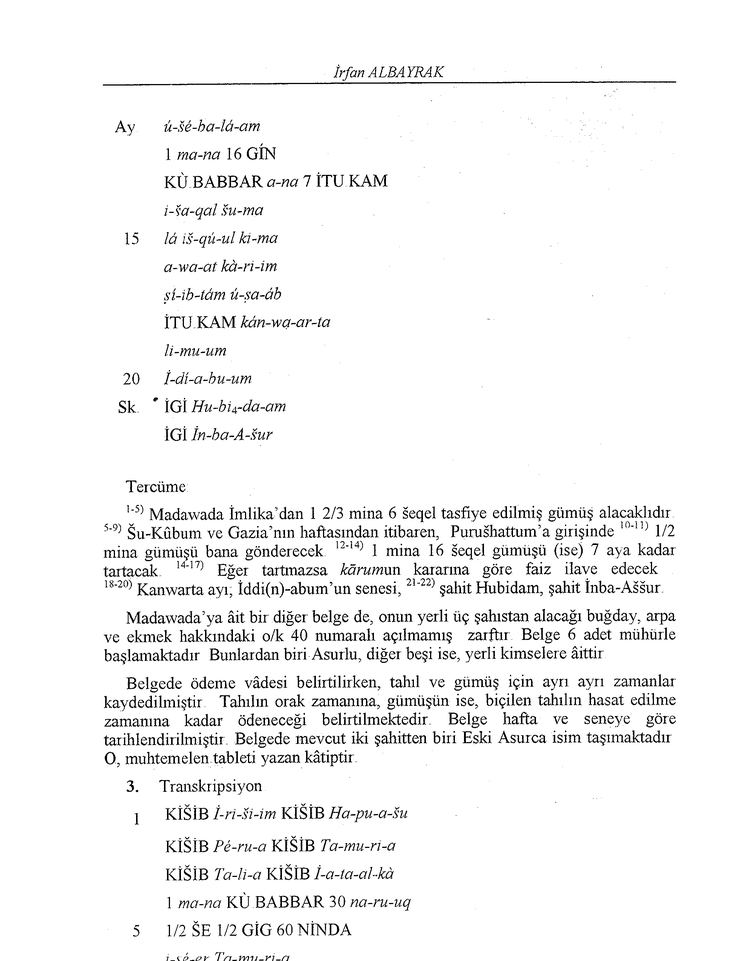
#> input picture debug_page4.png, 735 x 961 px, shrunk from 1950 x 2550 before the run; its folder holds only this picture in this run
$ python -i advanced_preprocessing.py   (imports and definitions only)
#> lines starting #> are read from the running program, lines starting #| are printed output that depends on the picture; after the words box and inside, x2 and y2 are one past the last pixel; in counts of white or black regions, pixels touching at a corner belong together
"""
Advanced preprocessing module for OCR with deskewing, denoising, column segmentation,
footnote isolation, and reading order analysis.
"""
import logging
import cv2
import numpy as np
from typing import List, Tuple, Dict, Optional, Any
from dataclasses import dataclass
import math

logger = logging.getLogger(__name__)

@dataclass
class BBox:
    """Bounding box representation."""
    x: int
    y: int
    w: int
    h: int
    conf: float = 1.0
    text: str = ""

    @property
    def x2(self) -> int:
        return self.x + self.w

    @property
    def y2(self) -> int:
        return self.y + self.h

    @property
    def center_x(self) -> float:
        return self.x + self.w / 2

    @property
    def center_y(self) -> float:
        return self.y + self.h / 2

    @property
    def area(self) -> int:
        return self.w * self.h

@dataclass
class Column:
    """Text column representation."""
    bbox: BBox
    lines: List[BBox]
    column_id: int

@dataclass
class PageLayout:
    """Complete page layout analysis result."""
    columns: List[Column]
    footnotes: List[BBox]
    captions: List[BBox]
    reading_order: List[int]  # Order of line indices
    skew_angle: float
    image_processed: np.ndarray

class AdvancedPreprocessor:
    """Advanced preprocessing for OCR with layout analysis."""

    def __init__(self, config_features: Dict[str, bool] = None):
        """Initialize preprocessor with feature flags.

        Args:
            config_features: Dict of feature flags (deskew, denoise, contrast, etc.)
        """
        self.features = config_features or {
            'deskew': True,
            'denoise': True,
            'contrast': True,
            'column_detection': True,
            'footnote_detection': True,
            'reading_order': True
        }

    def detect_skew_angle(self, image: np.ndarray) -> float:
        """Detect skew angle using Hough transform on text lines.

        Args:
            image: Input grayscale image

        Returns:
            Skew angle in degrees (-45 to +45)
        """
        if not self.features.get('deskew', False):
            return 0.0

        try:
            # Edge detection for line detection
            edges = cv2.Canny(image, 50, 150, apertureSize=3)

            # Hough line detection
            lines = cv2.HoughLines(edges, 1, np.pi/180, threshold=100)

            if lines is None or len(lines) == 0:
                return 0.0

            # Collect angles of detected lines
            angles = []
            for rho, theta in lines[:, 0]:
                angle = theta * 180 / np.pi
                # Convert to skew angle (-45 to +45)
                if angle > 90:
                    angle -= 180
                elif angle < -90:
                    angle += 180

                # Filter out vertical/horizontal lines
                if abs(angle) > 1 and abs(angle) < 45:
                    angles.append(angle)

            if not angles:
                return 0.0

            # Use median angle to avoid outliers
            skew_angle = np.median(angles)
            logger.debug(f"Detected skew angle: {skew_angle:.2f}°")
            return skew_angle

        except Exception as e:
            logger.warning(f"Skew detection failed: {e}")
            return 0.0

    def deskew_image(self, image: np.ndarray, angle: float) -> np.ndarray:
        """Deskew image by rotating by the given angle.

        Args:
            image: Input image
            angle: Rotation angle in degrees

        Returns:
            Deskewed image
        """
        if abs(angle) < 0.5:  # Skip minimal corrections
            return image

        h, w = image.shape[:2]
        center = (w // 2, h // 2)

        # Create rotation matrix
        M = cv2.getRotationMatrix2D(center, angle, 1.0)

        # Calculate new image dimensions
        cos_angle = abs(M[0, 0])
        sin_angle = abs(M[0, 1])
        new_w = int((h * sin_angle) + (w * cos_angle))
        new_h = int((h * cos_angle) + (w * sin_angle))

        # Adjust translation
        M[0, 2] += (new_w / 2) - center[0]
        M[1, 2] += (new_h / 2) - center[1]

        # Apply rotation
        deskewed = cv2.warpAffine(image, M, (new_w, new_h),
                                  flags=cv2.INTER_CUBIC,
                                  borderMode=cv2.BORDER_REPLICATE)

        logger.debug(f"Deskewed image by {angle:.2f}°")
        return deskewed

    def enhance_contrast(self, image: np.ndarray) -> np.ndarray:
        """Enhance contrast using CLAHE while preserving faint characters.

        Args:
            image: Input grayscale image

        Returns:
            Contrast-enhanced image
        """
        if not self.features.get('contrast', False):
            return image

        try:
            # Use CLAHE (Contrast Limited Adaptive Histogram Equalization)
            clahe = cv2.createCLAHE(clipLimit=2.0, tileGridSize=(8, 8))
            enhanced = clahe.apply(image)

            # Blend with original to preserve fine details
            alpha = 0.7  # Weight for enhanced image
            result = cv2.addWeighted(enhanced, alpha, image, 1-alpha, 0)

            logger.debug("Applied CLAHE contrast enhancement")
            return result

        except Exception as e:
            logger.warning(f"Contrast enhancement failed: {e}")
            return image

    def denoise_image(self, image: np.ndarray) -> np.ndarray:
        """Apply bilateral filtering for noise reduction while preserving edges.

        Args:
            image: Input grayscale image

        Returns:
            Denoised image
        """
        if not self.features.get('denoise', False):
            return image

        try:
            # Bilateral filter preserves edges while reducing noise
            denoised = cv2.bilateralFilter(image, 9, 75, 75)
            logger.debug("Applied bilateral filter denoising")
            return denoised

        except Exception as e:
            logger.warning(f"Denoising failed: {e}")
            return image

    # [160 lines left out: functions detect_columns_xy_cut, detect_footnotes_and_captions, calculate_reading_order, not called in this run]

    def process_image(self, image: np.ndarray, detected_bboxes: List[BBox] = None) -> PageLayout:
        """Perform complete image preprocessing and layout analysis.

        Args:
            image: Input image (color or grayscale)
            detected_bboxes: Optional pre-detected text bboxes for layout analysis

        Returns:
            PageLayout with processed image and layout information
        """
        # Convert to grayscale if needed
        if len(image.shape) == 3:
            gray = cv2.cvtColor(image, cv2.COLOR_BGR2GRAY)
        else:
            gray = image.copy()

        # Step 1: Detect and correct skew
        skew_angle = self.detect_skew_angle(gray)
        if abs(skew_angle) > 0.5:
            gray = self.deskew_image(gray, skew_angle)

        # Step 2: Enhance contrast
        gray = self.enhance_contrast(gray)

        # Step 3: Denoise
        gray = self.denoise_image(gray)

        # Step 4: Layout analysis (if bboxes provided)
        columns = []
        footnotes = []
        captions = []
        reading_order = []

        if detected_bboxes:
            h, w = gray.shape
            columns = self.detect_columns_xy_cut(detected_bboxes, w)
            footnotes, captions = self.detect_footnotes_and_captions(detected_bboxes, h)
            reading_order = self.calculate_reading_order(columns)

        layout = PageLayout(
            columns=columns,
            footnotes=footnotes,
            captions=captions,
            reading_order=reading_order,
            skew_angle=skew_angle,
            image_processed=gray
        )

        logger.info(f"Preprocessing complete: {len(columns)} columns, "
                   f"{len(footnotes)} footnotes, {len(captions)} captions, "
                   f"skew: {skew_angle:.2f}°")

        return layout

>>> import cv2
>>> picture = cv2.imread('../debug_page4.png')
#> picture is the input picture: shape (961, 735, 3); min 0, max 255, mean 244.2
>>> result = AdvancedPreprocessor().process_image(picture)
#> in detect_skew_angle, `edges = cv2.Canny(image, 50, 150, apertureSize=3)`:
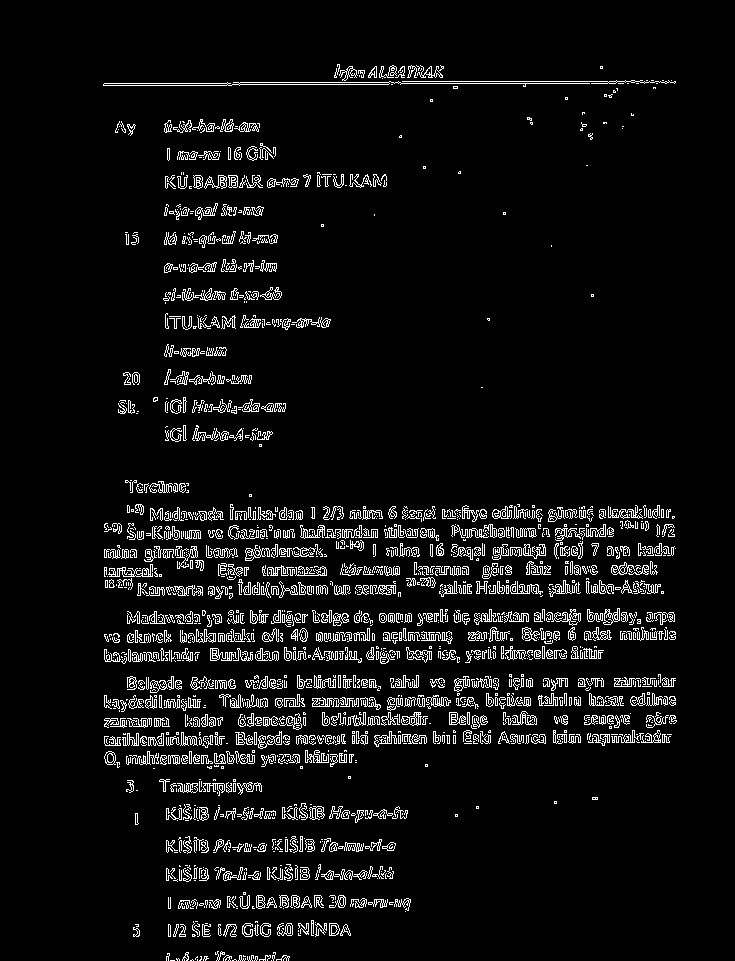
#> edges: shape (961, 735); 6.1% white in thin lines or dots, all inside (x1, y1, x2, y2) = (103, 64, 677, 961)
#> the loop in detect_skew_angle, `for rho, theta in lines[:, 0]:` made 4424 passes
#> (rho, theta, angle) on passes 1 to 12: (83, 1.57, -90), (705, 1.57, -90), (81, 1.57, -90), (621, 1.57, -90), (742, 1.57, -90), (747, 1.55, 89), (615, 1.57, -90), (736, 1.57, -90), (593, 1.57, -90), (739, 1.57, -90), (744, 1.55, 89), (709, 1.55, 89)
#> angle on passes 62, 65, 67, 68, 69, 71: -90, -90, -89, -90, -89, -89
#> after the loop in detect_skew_angle, `for rho, theta in lines[:, 0]:`: angles = 1929 values, max 44 at index 580, min -45 at index 66, mean -2
#> in detect_skew_angle, `skew_angle = np.median(angles)`: skew_angle = -3
#> in deskew_image, `M = cv2.getRotationMatrix2D(center, angle, 1.0)`: M = [[0.999, -0.0523, 25.62], [0.0523, 0.999, -18.55]]
#> in deskew_image, `cos_angle = abs(M[0, 0])`: cos_angle = 0.999
#> in deskew_image, `sin_angle = abs(M[0, 1])`: sin_angle = 0.0523
#> in deskew_image, `new_w = int((h * sin_angle) + (w * cos_angle))`: new_w = 784
#> in deskew_image, `new_h = int((h * cos_angle) + (w * sin_angle))`: new_h = 998
#> in deskew_image, `deskewed = cv2.warpAffine(image, M, (new_w, new_h), flags=cv2.INTER_CU..`:
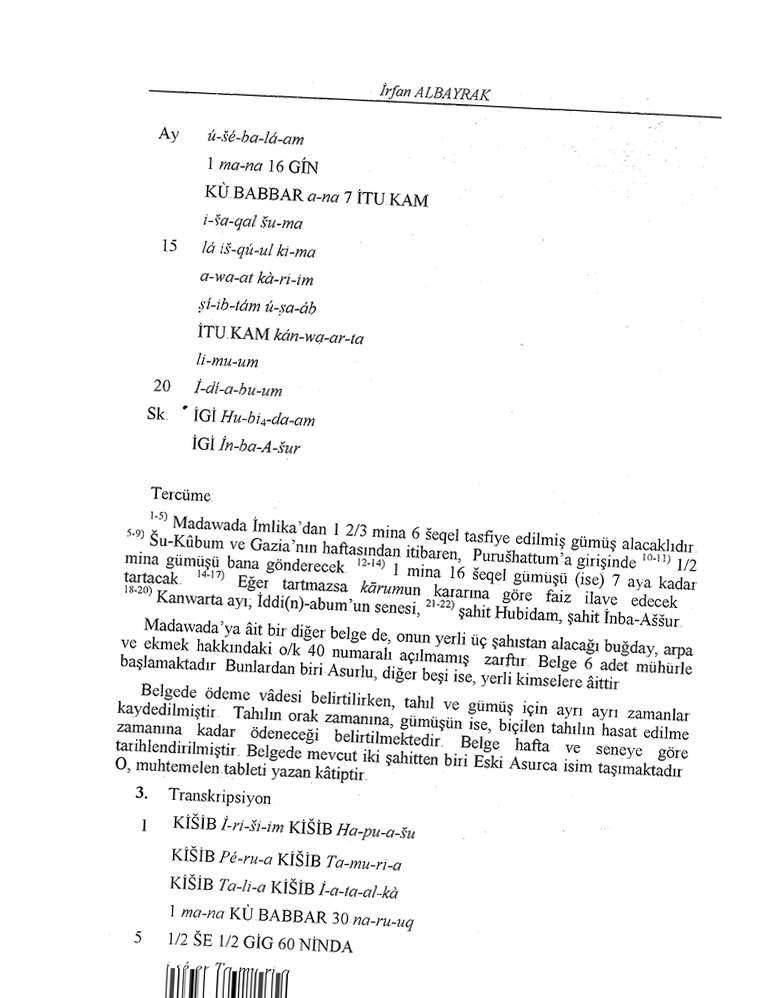
#> deskewed: shape (998, 784); min 0, max 255, mean 244.6
